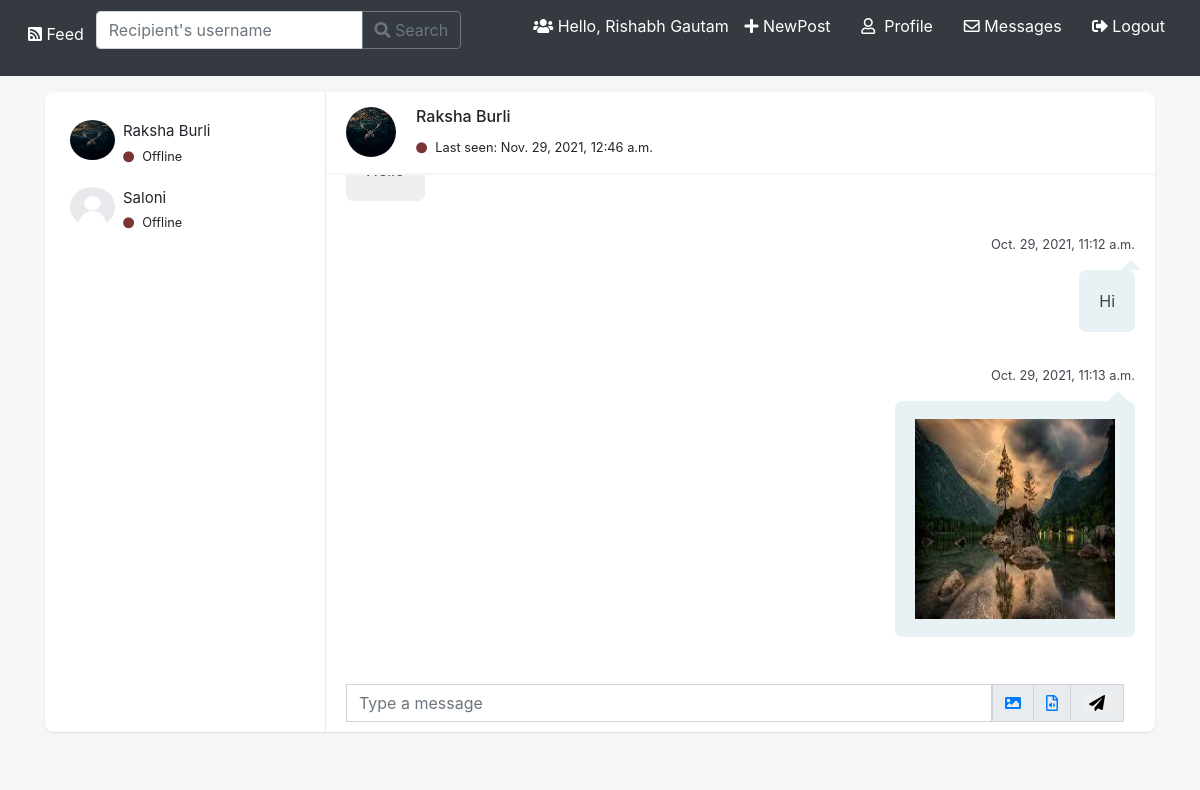
/chatmessages?profileid=raksha (signed in), run on the app's committed database.
### application/models.py (models this page shows, shortened)
class User(models.Model):
    name=models.CharField(max_length=200)
    profilepic=models.ImageField(default='profilepic/default.jpg',upload_to='profilepic')
    userid=models.CharField(max_length=200)
    password=models.CharField(max_length=200)
    emailid=models.CharField(max_length=200)
    postct=models.IntegerField(default=0)
    followers=models.IntegerField(default=0)
    following=models.IntegerField(default=0)
    logintime=models.DateTimeField(default=timezone.now)
    score=models.IntegerField(default=0)

class Message(models.Model):
    fuserid=models.CharField(max_length=200)
    tuserid=models.CharField(max_length=200)
    textmessage=models.CharField(max_length=500,default='NULL')
    picturemessage=models.ImageField(upload_to='message',null=True)
    audiomessage=models.FileField(null=True)
    linkmessage=models.URLField(max_length=200,default='NULL')
    datetime=models.DateTimeField(default=timezone.now)

### application/views.py (the view)
# urls.py: path('chatmessages',chatmessages,name='chatmessages'),
def chatmessages(request):
    profileid=request.GET.get('profileid')
    curuserid=request.session.get('userid')
    curname=request.session.get('name')
    Chat=[]
    for each in Message.objects.all():
        if(each.fuserid==profileid and each.tuserid==curuserid):
            Chat.append(each)
        if(each.tuserid==profileid and each.fuserid==curuserid):
            Chat.append(each)
    list=[]
    for each in FndF.objects.filter(fuserid=curuserid):
        obj=FndF.objects.filter(fuserid=each.tuserid,tuserid=curuserid)
        for every in obj:
            list.append(User.objects.get(userid=every.fuserid))
    Chat.sort(key=myfun)
    onlineusers=[]
    for each in online.objects.all():
        onlineusers.append(each.userid)
    return render(request,'chatbox.html',{'userid':curuserid,'name':curname,'friends':list,'status':1,'message':Chat,'recipient':User.objects.get(userid=profileid),'online':onlineusers})

### application/views.py (called while the page is built)
def myfun(e):
    return e.datetime

### application/templates/chatbox.html (shortened to what this page needs)
{% load static %}
<html>
    <head>
        <link rel="stylesheet" href="https://maxcdn.bootstrapcdn.com/bootstrap/4.0.0/css/bootstrap.min.css">
        <link rel="stylesheet" href="https://stackpath.bootstrapcdn.com/bootstrap/4.5.0/css/bootstrap.min.css">
        <link rel="stylesheet" href="https://use.fontawesome.com/releases/v5.1.0/css/all.css" />
        <link rel="stylesheet" href="{% static 'css/chat.css' %}" />
    </head>
    <body onload="window.scrollTo(0,document.body.scrollHeight);">
        <nav class="navbar navbar-expand-lg navbar-dark bg-dark" style="position: fixed; width:100%; top: 0px;z-index: 1000;">
        <h3><a class="user btn btn-info" style="background-color: #343a40;border:none" onMouseOver="this.style.backgroundColor='#000'" onMouseOut="this.style.backgroundColor='#343a40'" href="{% url 'feed' %}"><i class="fas fa-rss-square"></i>&nbsp;Feed</a></h3>
        <form action="search" method="POST">
            <div class="input-group mb-0">
                <input type="text" name="userid" class="form-control" placeholder="Recipient's username" aria-label="Recipient's username" aria-describedby="button-addon2">
                <div class="input-group-append">
                  <button class="btn btn-outline-secondary" id="button-addon2"><i class="fas fa-search"></i>&nbsp;Search</button>
                </div>
            </div>
        </form>
        <span style="color:white" >&nbsp;&nbsp;&nbsp;&nbsp;&nbsp;&nbsp;&nbsp;&nbsp;&nbsp;&nbsp;&nbsp;&nbsp;&nbsp;&nbsp;&nbsp;&nbsp;<i class="fas fa-users"></i>&nbsp;Hello, {{name}}  &nbsp;</span>
        <span ><a  class="user btn btn-info" style="background-color: #343a40;border:none" onMouseOver="this.style.backgroundColor='#000'" onMouseOut="this.style.backgroundColor='#343a40'" href ="{% url 'newpost' %}"> <i class="fas fa-plus"></i>&nbsp;NewPost</a>&nbsp;&nbsp;</span>
        <span ><a  class="user btn btn-info" style="background-color: #343a40;border:none" onMouseOver="this.style.backgroundColor='#000'" onMouseOut="this.style.backgroundColor='#343a40'" href ="profile?profileid={{userid}}"> <i class="far fa-user"></i> &nbsp;Profile</a>&nbsp;&nbsp;</span>
        <span ><a  class="user btn btn-info" style="background-color: #343a40;border:none" onMouseOver="this.style.backgroundColor='#000'" onMouseOut="this.style.backgroundColor='#343a40'" href ="chatbox?profileid={{userid}}"> <i class="far fa-envelope"></i>&nbsp;Messages</a>&nbsp;&nbsp;</span>
        <span ><a  class="user btn btn-info" style="background-color: #343a40;border:none" onMouseOver="this.style.backgroundColor='#000'" onMouseOut="this.style.backgroundColor='#343a40'" href ="{% url 'logout' %}"> <i class="fas fa-sign-out-alt"></i>&nbsp;Logout</a>&nbsp;&nbsp;</span>
    </nav>
    <br><br><br>
    <div class="container">
        <div class="row clearfix">
            <div class="col-lg-12">
                <div class="card chat-app">
                    <div style="height:640px">
                        <div id="plist" class="people-list" style="margin:5px;padding:5px;width:270px;height:630px;overflow:auto;text-align:justify;">
                            <div style="height:640px">
                            <ul class="list-unstyled chat-list mt-2 mb-1">
                            {% for people in friends %}
                                    <li class="clearfix" >
                                        <a href='chatmessages?profileid={{people.userid}}' style='color: inherit;text-decoration: inherit;'>
                                        <img src="{{ people.profilepic.url }}" height="40" width="50" alt="avatar">
                                        <div class="about">
                                            <div class="name">{{people.name}}</div>
                                            {% if people.userid in online %}
                                                    <i class="fas fa-circle" style="color:rgb(69, 122, 69);font-size: 70%;"></i>&nbsp;<small>Online</small>
                                            {% else %}
                                                <i class="fas fa-circle" style="color:rgb(124, 53, 53);font-size: 70%;"></i>&nbsp;<small>&nbsp;Offline</small>
                                            {% endif %}
                                        </div>
                                        </a>
                                    </li>
                            {% endfor %}
                            </ul>
                            </div>
                        </div>
                        <div class="chat">
                            <div style="height:640px">
                                {% if status %}
                                <div class="chat-header clearfix">
                                    <a href='profile?profileid={{recipient.userid}}' style='color: inherit;text-decoration: inherit;'>
                                    <div class="row">
                                        <div class="col-lg-6">
                                            <img src="{{recipient.profilepic.url}}" style="height:50px;width:50px;">
                                            <div class="chat-about" style="margin-left: 10px;">
                                                <h6 class="m-b-0">{{recipient.name}}</h6>
                                                {% if recipient.userid in online %}
                                                    <i class="fas fa-circle" style="color:rgb(69, 122, 69);font-size: 70%;"></i>&nbsp;<small>Online</small>
                                            {% else %}
                                                <i class="fas fa-circle" style="color:rgb(124, 53, 53);font-size: 70%;"></i>&nbsp;<small>&nbsp;Last seen: {{recipient.logintime}}</small>
                                            {% endif %}
                                            </div>
                                        </div>
                                    </div>
                                </a>
                                </div>
                                <div id="div1" class="chat-history" style="height:500px;overflow:auto;text-align:justify;">
                                    <ul class="m-b-10">
                                        {% for msg in message %}
                                            {% if forloop.last %}
                                            <li class="clearfix" id="focus">
                                            {% else %}
                                            <li class="clearfix">
                                            {% endif %}
                                            {% if msg.fuserid == userid %}
                                                <div class="message-data text-right">
                                                    <span class="message-data-time"><small>{{msg.datetime}}</small></span>
                                                </div>
                                                <div class="message other-message float-right">
                                                {% if msg.picturemessage != '' %}
                                                    <img height="200" width="200" src="{{ msg.picturemessage.url }}"><br>
                                                {% endif %}
                                                {% if msg.textmessage != 'NULL'%}
                                                    {{msg.textmessage}}
                                                {% endif %}
                                                </div>
                                            </li>
                                            {% else %}
                                                <div class="message my-message">
                                                </div>
                                            </li>
                                            {% endif %}
                                        {% endfor %}
                                    </ul>
                                </div>
                                <form action="sendmsg" method="POST" enctype="multipart/form-data">
                                <div class="chat-message clearfix" style="position: absolute;bottom:10;width:70%;">
                                    <div class="input-group mb-0" style="position: absolute;bottom:0;">
                                        <input type="text" name="message" class="form-control" placeholder="Type a message">
                                        <div class="input-group-prepend">
                                            <span class="input-group-text"><a href="picturemsg?profileid={{recipient.userid}}"><i class="fas fa-image"></i></a></span>
                                            <span class="input-group-text"><a href="audiomsg?profileid={{recipient.userid}}"><i class="far fa-file-audio"></i></a></span>
                                            <span class="input-group-text"><button style="border:none;"><i class="fas fa-paper-plane"></i></button></span>
                                        </div>
                                    </div>
                                </div></form>
                                {% endif %}
                            </div>
                        </div>
                    </div>
                </div>
            </div>
        </div>
    </div>
</body>
</html>

### application/static/css/chat.css (style rules this page uses)
body { background-color: #f4f7f6; margin-top:20px; }
.card { background: #fff; transition: .5s; border: 0; margin-bottom: 30px; border-radius: .55rem; position: relative; width: 100%; box-shadow: 0 1px 2px 0 rgb(0 0 0 / 10%); }
.chat-app .people-list { width: 280px; position: absolute; left: 0; top: 0; padding: 20px; z-index: 7 }
.chat-app .chat { margin-left: 280px; border-left: 1px solid #eaeaea }
.people-list { -moz-transition: .5s; -o-transition: .5s; -webkit-transition: .5s; transition: .5s }
.people-list .chat-list li { padding: 10px 15px; list-style: none; border-radius: 3px }
.people-list .chat-list li .name { font-size: 15px }
.people-list .chat-list img { width: 45px; border-radius: 50% }
.people-list img { float: left; border-radius: 50% }
.people-list .about { float: left; padding-left: 8px }
.chat .chat-header { padding: 15px 20px; border-bottom: 2px solid #f4f7f6 }
.chat .chat-header img { float: left; border-radius: 40px; width: 40px }
.chat .chat-header .chat-about { float: left; padding-left: 10px }
.chat .chat-history { padding: 20px; border-bottom: 2px solid #fff }
.chat .chat-history ul { padding: 0 }
.chat .chat-history ul li { list-style: none; margin-bottom: 30px }
.chat .chat-history ul li:last-child { margin-bottom: 0px }
.chat .chat-history .message-data { margin-bottom: 15px }
.chat .chat-history .message-data-time { color: #434651; padding-left: 6px }
.chat .chat-history .message { color: #444; padding: 18px 20px; line-height: 26px; font-size: 16px; border-radius: 7px; display: inline-block; position: relative }
.chat .chat-history .message:after { bottom: 100%; left: 7%; border: solid transparent; content: " "; height: 0; width: 0; position: absolute; pointer-events: none; border-bottom-color: #fff; border-width: 10px; margin-left: -10px }
.chat .chat-history .my-message { background: #efefef }
.chat .chat-history .my-message:after { bottom: 100%; left: 30px; border: solid transparent; content: " "; height: 0; width: 0; position: absolute; pointer-events: none; border-bottom-color: #efefef; border-width: 10px; margin-left: -10px }
.chat .chat-history .other-message { background: #e8f1f3; text-align: right }
.chat .chat-history .other-message:after { border-bottom-color: #e8f1f3; left: 93% }
.chat .chat-message { padding: 20px }
.float-right { float: right }
.clearfix:after { visibility: hidden; display: block; font-size: 0; content: " "; clear: both; height: 0 }

### data on the page
User: profilepic (picture), name "Raksha Burli", userid "Offline", logintime "Nov. 29, 2021, 12:46 a.m."
User: profilepic (placeholder picture), name "Saloni", userid "Offline"
Message: datetime "Oct. 29, 2021, 11:12 a.m.", textmessage "Hi"
Message: datetime "Oct. 29, 2021, 11:13 a.m.", picturemessage (picture)

### other printed values
{{ name }} "Rishabh Gautam"
